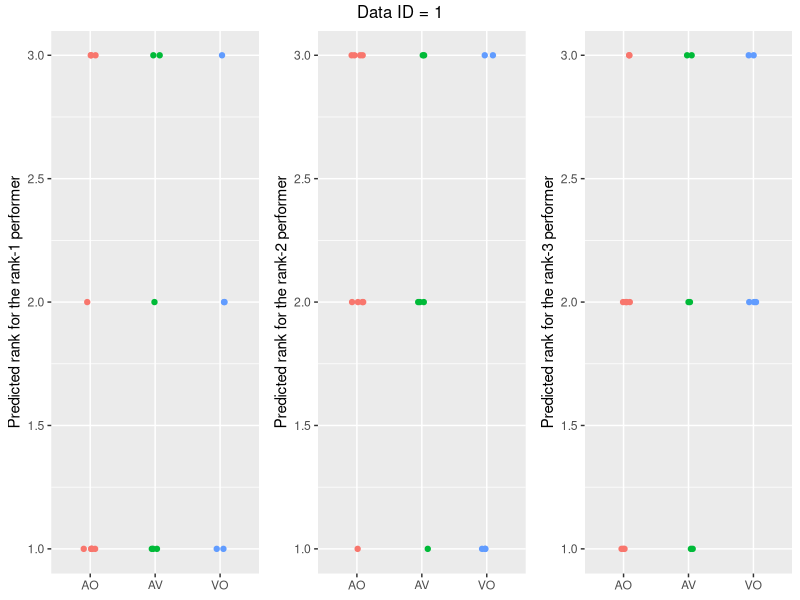
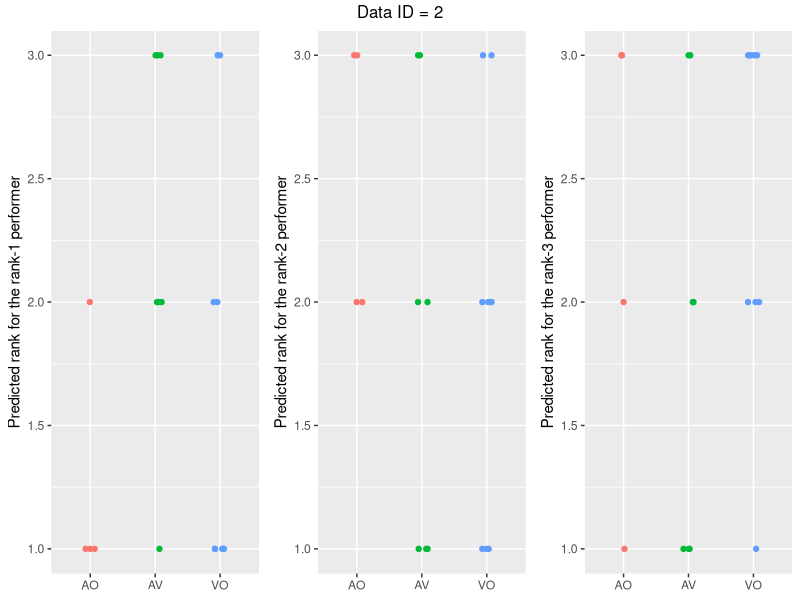
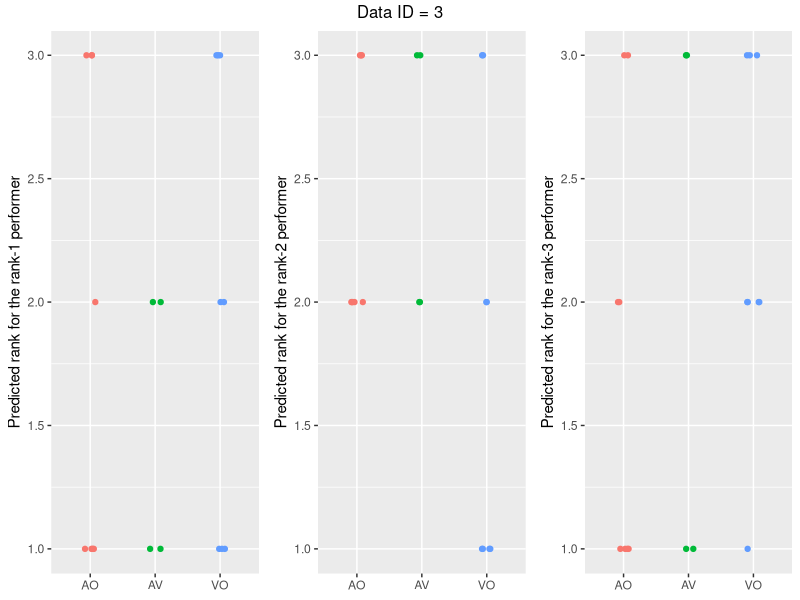
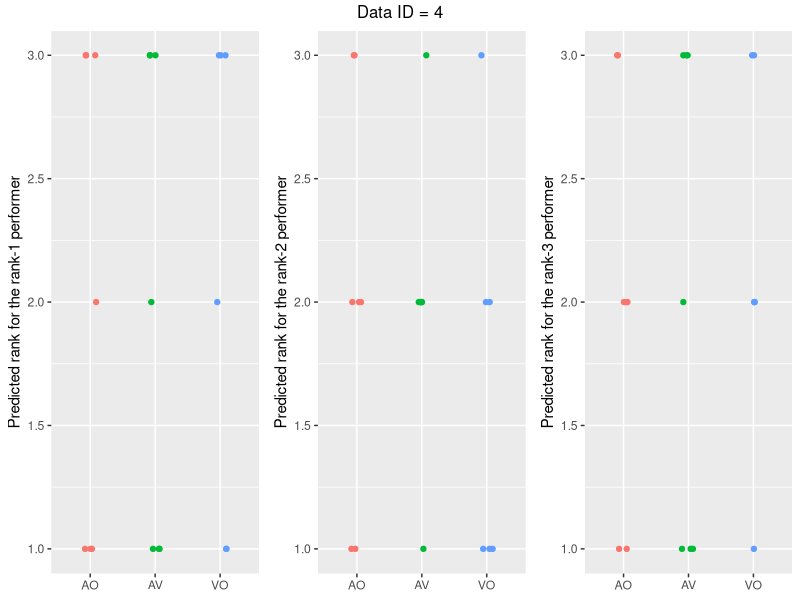
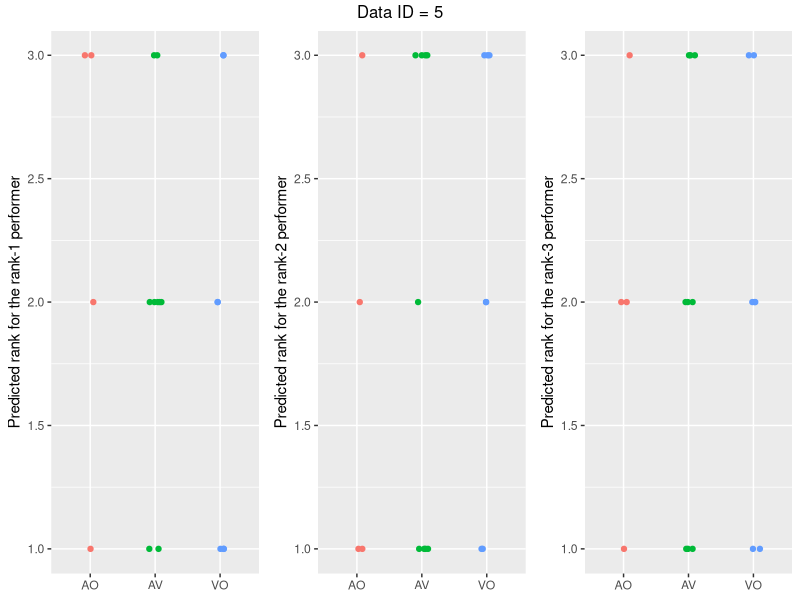
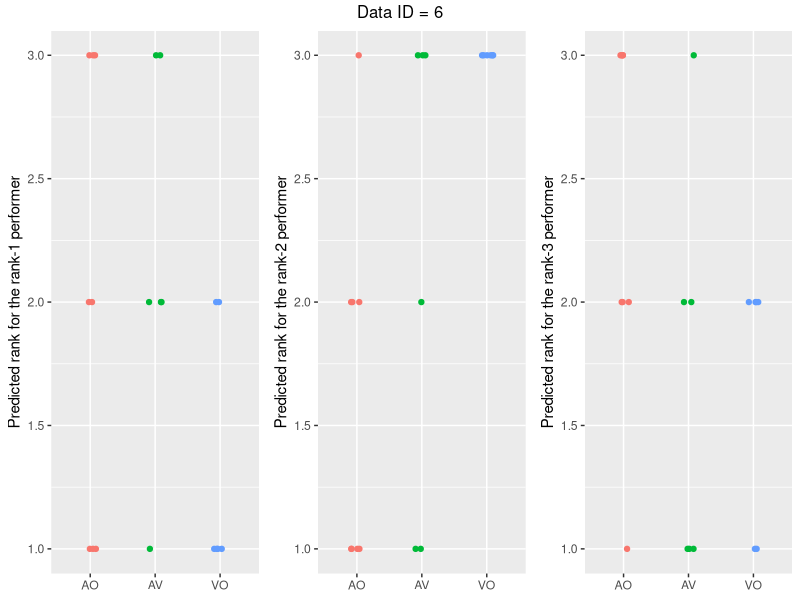
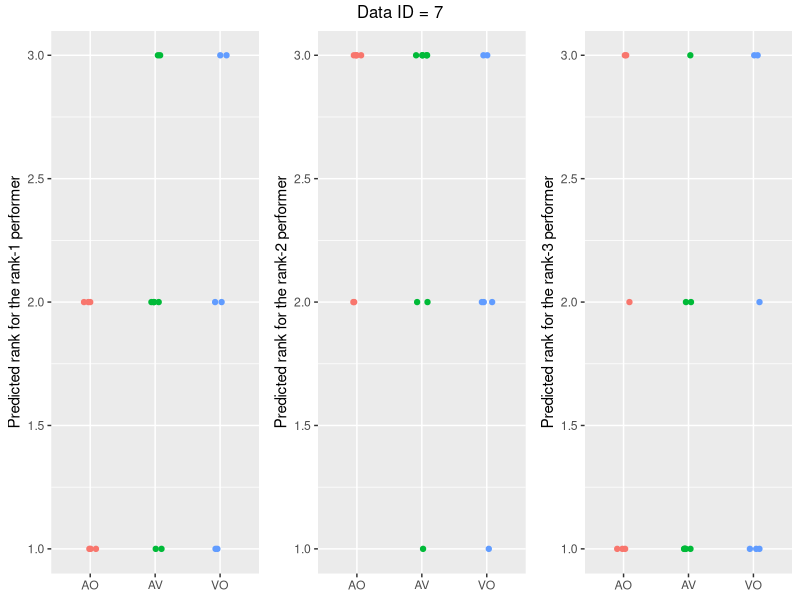
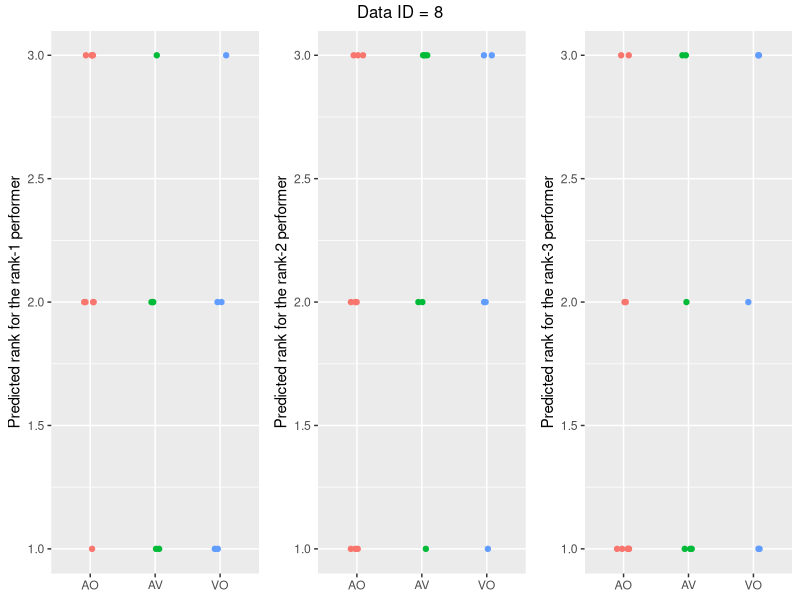

Recreate these plots in R, in order.
### Load library ###
library(ggplot2)
library(gridExtra)

### Read data ###
R <- read.csv("./data-relative_matching.csv", header = TRUE)

participant_id <- unique(R[, 1])
domain <- unique(R[, 3])

NUMBER_OF_PARTICIPANT <- length(participant_id)
NUMBER_OF_DOMAIN <- length(domain)

### Data-wise predicted ranking plot ###
data_id <- unique(R[, 2])

for (i in 1:length(data_id)) {
  idx <- R[, 2] == i
  
  list_g <- vector(mode = "list", length = 3)
  
  for (k in 1:3) {
    g <- ggplot()
    g <- g + geom_point(data = R[idx & (R[, 4] == k), ], aes(x = domain, y = rank_pred_1st, color = domain),
                            position = position_jitter(w = 0.1, h = 0))
    g <- g + geom_point(data = R[idx & (R[, 5] == k), ], aes(x = domain, y = rank_pred_2nd, color = domain),
                            position = position_jitter(w = 0.1, h = 0))
    g <- g + geom_point(data = R[idx & (R[, 6] == k), ], aes(x = domain, y = rank_pred_3rd, color = domain),
                            position = position_jitter(w = 0.1, h = 0))
    list_g[[k]] <- g + theme(legend.position = "none") + 
    ylab(paste("Predicted rank for the rank-", k, " performer", sep = "")) + 
    theme(axis.title.x = element_blank())
  }
  
  g <- grid.arrange(grobs = list_g, ncol = 3, top = paste("Data ID = ", i, sep = ""))
  ggsave(paste("./voting_per_data_", i, ".png", sep = ""), plot = g)
}

### Output data ###
T_df <- data.frame(matrix(NA, nrow = NUMBER_OF_PARTICIPANT*NUMBER_OF_DOMAIN, ncol = 4))
colnames(T_df) <- c("participant_id", "domain", "match_high_var", "match_low_var")

### summarized by participants and domains ###
counter <- 1

for (i in 1:NUMBER_OF_PARTICIPANT) {
  for (j in 1:NUMBER_OF_DOMAIN) {
    idx <- R[, 1] == participant_id[i] & R[, 3] == domain[j]
    T_df[counter, 1] <- participant_id[i]
    T_df[counter, 2] <- domain[j]
    T_df[counter, 3] <- sum(R[idx, 10]) / sum(idx) * 100
    T_df[counter, 4] <- sum(R[idx, 11]) / sum(idx) * 100
    
    counter <- counter + 1
  }
}

### 3-sample test ###
for (i in 1:(NUMBER_OF_DOMAIN - 1)) {
  for (j in (i + 1):NUMBER_OF_DOMAIN) {
    idx_i <- T_df[, 2] == domain[i]
    idx_j <- T_df[, 2] == domain[j]
    
    x <- T_df[idx_i, 3]
    y <- T_df[idx_j, 3]
    pval <- ks.test(x, y)
    cat(paste("2-samples KS test, High-var: ", i, ", ", j, " - ", pval$p.value, "\n", sep = ""))
    
    x <- T_df[idx_i, 4]
    y <- T_df[idx_j, 4]
    pval <- ks.test(x, y)
    cat(paste("2-samples KS test, Low-var : ", i, ", ", j, " - ", pval$p.value, "\n", sep = ""))
  }
}

### plot ###
p <- ggplot(data = T_df, aes(x = domain, y = match_high_var, group = domain, color = domain))
p <- p + geom_violin(trim = TRUE, adjust = 0.5)
p <- p + geom_point(position = position_jitter(w = 0.1, h = 0))
p <- p + stat_summary(mapping = aes(x = domain, y = match_high_var),
                      colour = "black", size = 0.3,
                      fun = median, fun.min = function(z) {quantile(z, 0.25)},
                      fun.max = function(z) {quantile(z, 0.75)})

p <- p + theme(axis.title.x = element_blank(),
               plot.title = element_text(hjust = 0.5))
p <- p + ggtitle("High-variance pair") + ylab("Selecting relative winner (%)")

plot(p)
ggsave('./relative-match_high-var.png', plot = p)

p <- ggplot(data = T_df, aes(x = domain, y = match_low_var, group = domain, color = domain))
p <- p + geom_violin(trim = TRUE, adjust = 0.5)
p <- p + geom_point(position = position_jitter(w = 0.1, h = 0))
p <- p + stat_summary(mapping = aes(x = domain, y = match_high_var),
                      colour = "black", size = 0.3,
                      fun = median, fun.min = function(z) {quantile(z, 0.25)},
                      fun.max = function(z) {quantile(z, 0.75)})

p <- p + theme(axis.title.x = element_blank(),
               plot.title = element_text(hjust = 0.5))
p <- p + ggtitle("Low-variance pair") + ylab("Selecting relative winner (%)")

plot(p)
ggsave('./relative-match_low-var.png', plot = p)

###  ###
print("Correct predictions grouped by the presentation order of the 1st-placed performer")

idx <- R[, 4] == 1
print(c(sum(idx), sum(R[idx, 10]), sum(R[idx, 11])))

idx <- R[, 5] == 1
print(c(sum(idx), sum(R[idx, 10]), sum(R[idx, 11])))

idx <- R[, 6] == 1
print(c(sum(idx), sum(R[idx, 10]), sum(R[idx, 11])))